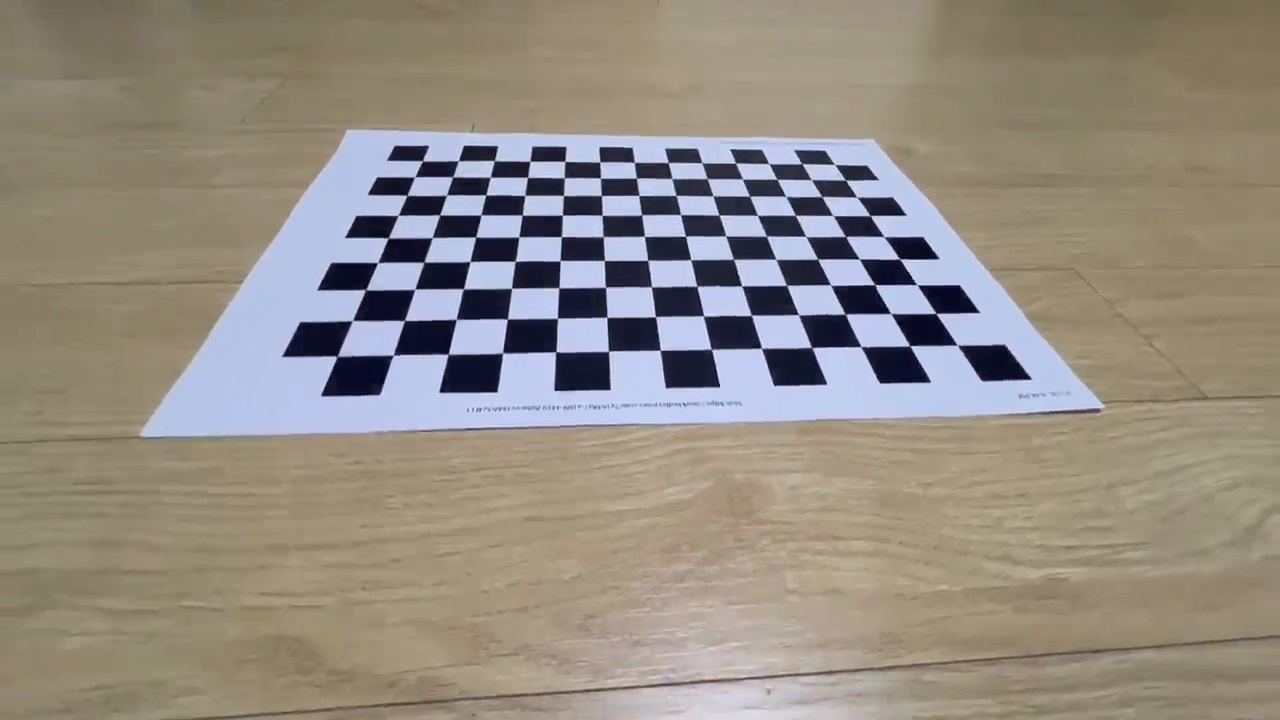
#> input picture Input_images/calib_013.jpg, 1280 x 720 px
$ python distortion_correction.py
#> lines starting #> are read from the running program, lines starting #| are printed output that depends on the picture
import cv2 as cv
import numpy as np
import os
import glob

# ── 설정값 ──────────────────────────────────────────────────────────
_BASE     = os.path.dirname(os.path.abspath(__file__))
K_PATH    = os.path.join(_BASE, 'results', 'K.npy')
DIST_PATH = os.path.join(_BASE, 'results', 'dist.npy')
SAVE_DIR  = os.path.join(_BASE, 'screenshots')

# ↓ 이미지 입력 폴더 (여기에 사진 넣으면 이미지 모드로 실행)
INPUT_IMG_DIR = os.path.join(_BASE, 'input_images')
IMG_EXTENSIONS = ('*.jpg', '*.jpeg', '*.png', '*.JPG', '*.JPEG', '*.PNG')
# ────────────────────────────────────────────────────────────────────


def load_camera_params():
    assert os.path.exists(K_PATH),    f'{K_PATH} 파일이 없습니다.'
    assert os.path.exists(DIST_PATH), f'{DIST_PATH} 파일이 없습니다.'
    K    = np.load(K_PATH)
#> (reads results/K.npy from the repository)
    dist = np.load(DIST_PATH)
#> (reads results/dist.npy from the repository)
#> pass 3 of the loop in get_image_files, `for ext in IMG_EXTENSIONS:`:
#> the loop made 6 passes; the first 3 are shown
    print('[카메라 파라미터 로드 완료]')
    print(f'  fx={K[0,0]:.2f}, fy={K[1,1]:.2f}, cx={K[0,2]:.2f}, cy={K[1,2]:.2f}')
    return K, dist


# ── 이미지 모드 ──────────────────────────────────────────────────────
def run_image_mode(K, dist, image_files):
    print(f'\n[이미지 모드] {len(image_files)}장 처리')
    os.makedirs(SAVE_DIR, exist_ok=True)

    for fpath in image_files:
        img = cv.imread(fpath)
#> img is the input picture: shape (720, 1280, 3); mean B, G, R 130.3, 140.4, 148
        if img is None:
            print(f'  ❌ 읽기 실패: {os.path.basename(fpath)}')
            continue

        # ↓ 추가: 세로 이미지면 가로로 회전 (캘리브레이션과 동일한 방향)
        if img.shape[0] > img.shape[1]:
            img = cv.rotate(img, cv.ROTATE_90_CLOCKWISE)
            print(f'  ↩️  세로 이미지 감지 → 90도 회전 적용')

        h, w = img.shape[:2]
#> h = 720; w = 1280
        name = os.path.splitext(os.path.basename(fpath))[0]

        # 왜곡 보정 맵 생성
        map1, map2 = cv.initUndistortRectifyMap(
            K, dist, None, None, (w, h), cv.CV_32FC1
        )
        corrected = cv.remap(img, map1, map2,
                             interpolation=cv.INTER_LINEAR,
                             borderMode=cv.BORDER_CONSTANT)
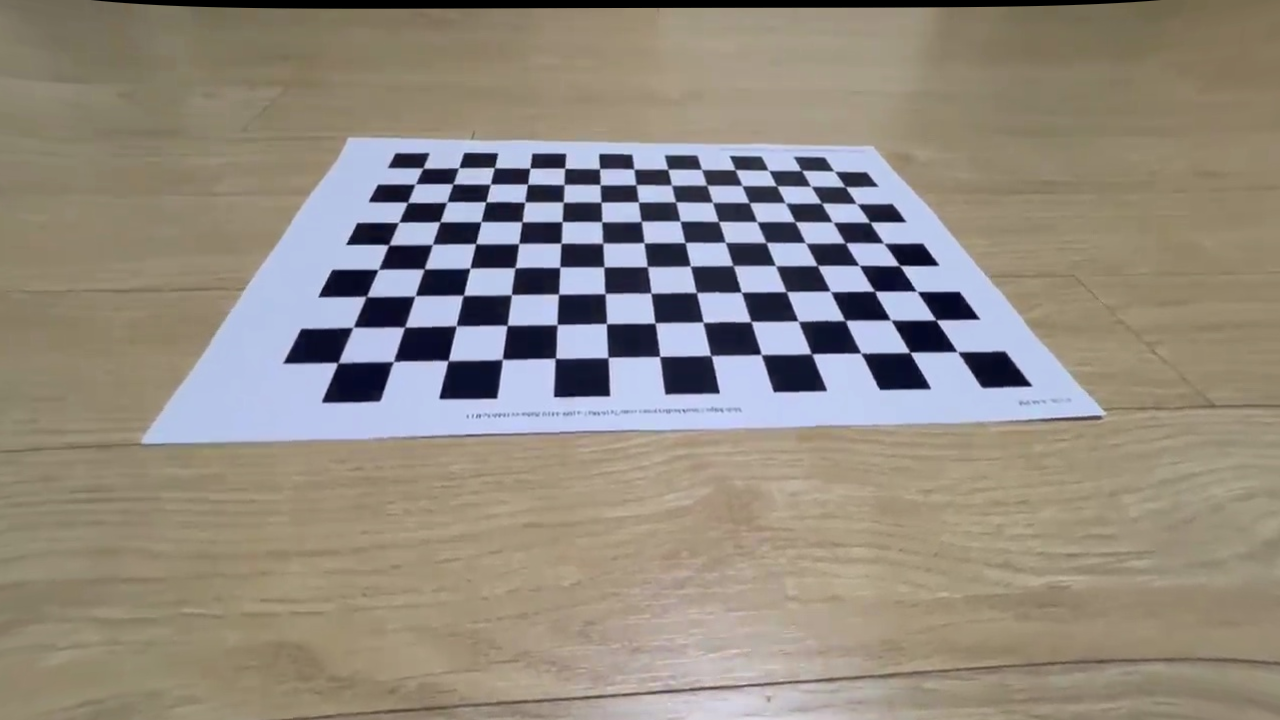
#> corrected: shape (720, 1280, 3); mean B, G, R 129.1, 139.2, 146.7

        # 원본 / 보정 나란히 비교 이미지 생성
        compare = np.hstack([img, corrected])
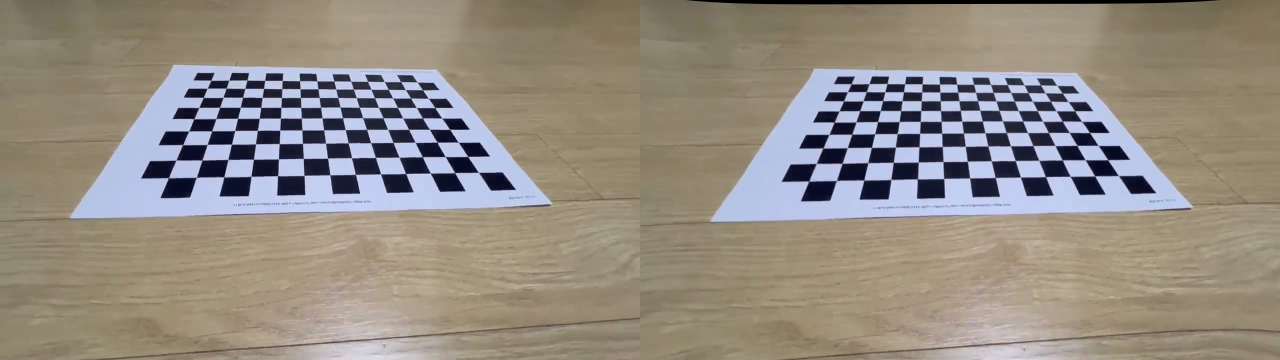
#> compare: shape (720, 2560, 3) (shown at 1/2 size); mean B, G, R 129.7, 139.8, 147.4

        # 라벨 텍스트
        cv.putText(compare, 'Original',  (20, 40),
                   cv.FONT_HERSHEY_DUPLEX, 1.2, (0, 0, 255), 2)
        cv.putText(compare, 'Corrected', (w + 20, 40),
                   cv.FONT_HERSHEY_DUPLEX, 1.2, (0, 255, 0), 2)
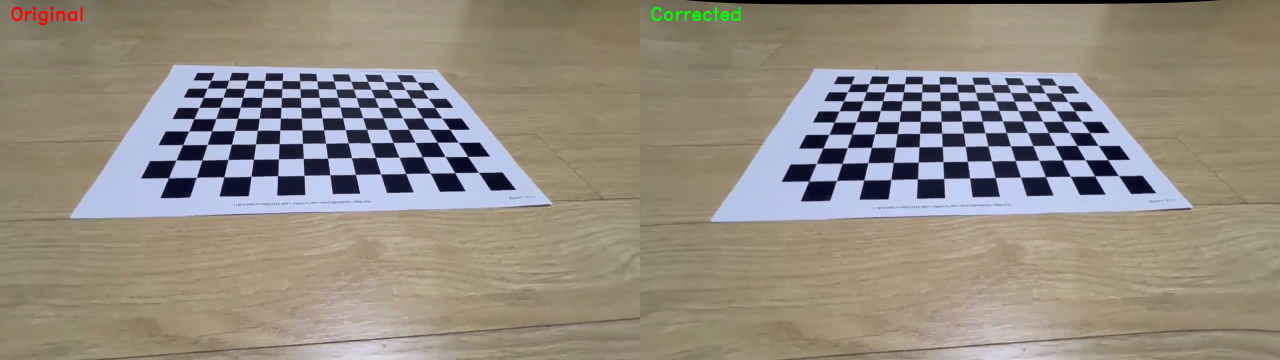
#> compare: shape (720, 2560, 3) (shown at 1/2 size); mean B, G, R 129.6, 139.8, 147.4

        # 저장
        orig_path    = os.path.join(SAVE_DIR, f'{name}_original.jpg')
        corr_path    = os.path.join(SAVE_DIR, f'{name}_corrected.jpg')
        compare_path = os.path.join(SAVE_DIR, f'{name}_compare.jpg')

        cv.imwrite(orig_path,    img)
        cv.imwrite(corr_path,    corrected)
        cv.imwrite(compare_path, compare)
        print(f'  ✅ {name} → 저장 완료')

        # 화면 표시 (ESC로 넘어가기)
        display = compare.copy()
        if display.shape[1] > 1600:  # 너무 크면 축소
            scale = 1600 / display.shape[1]
#> scale = 0.625
            display = cv.resize(display, None, fx=scale, fy=scale)
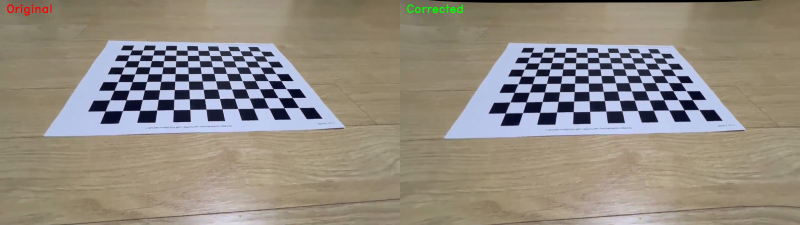
#> display: shape (450, 1600, 3) (shown at 1/2 size); mean B, G, R 129.5, 139.8, 147.3
#> pass 3 of the loop in run_image_mode, `for fpath in image_files:`:
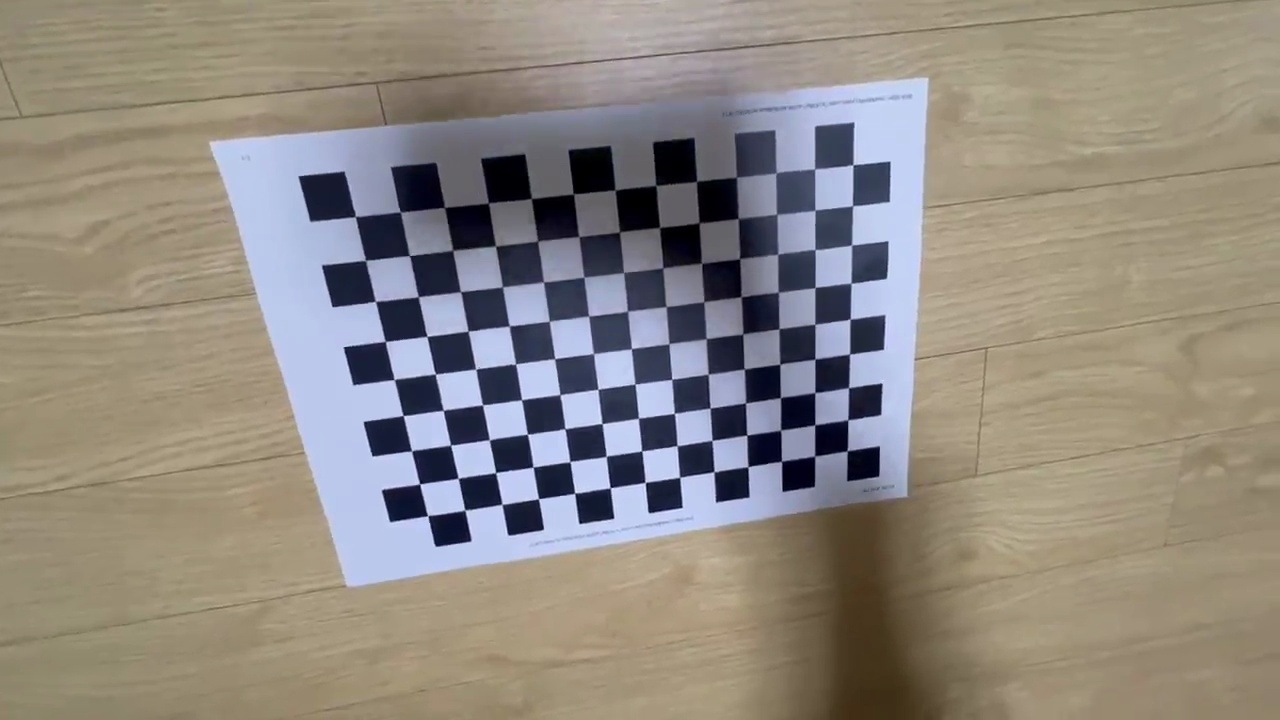
#> input picture Input_images/calib_017.jpg, 1280 x 720 px
#> in run_image_mode, img is the input picture: shape (720, 1280, 3); mean B, G, R 128.4, 136.8, 143.8
#> in run_image_mode, `corrected = cv.remap(img, map1, map2, interpolation=cv.INTER_LINEAR, b..`:
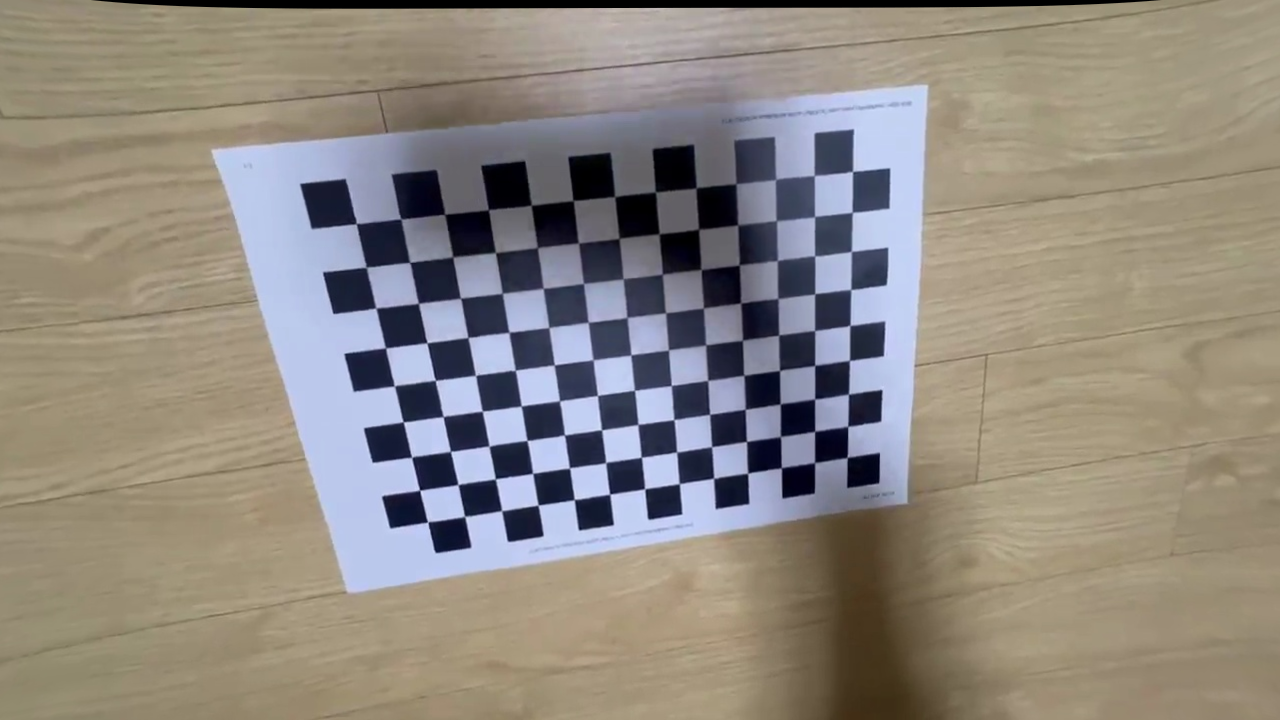
#> corrected: shape (720, 1280, 3); mean B, G, R 127.6, 136, 142.8
#> in run_image_mode, `cv.putText(compare, 'Corrected', (w + 20, 40), cv.FONT_HERSHEY_DUPLEX,..`:
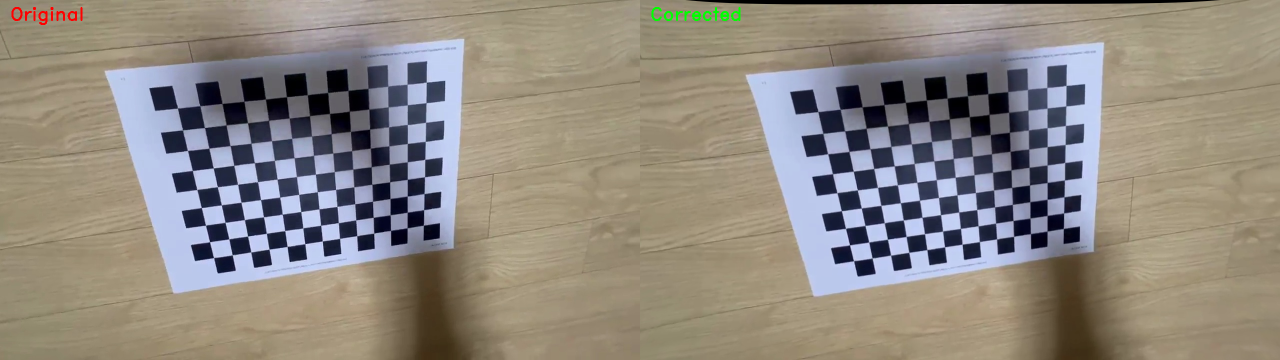
#> compare: shape (720, 2560, 3) (shown at 1/2 size); mean B, G, R 127.8, 136.4, 143.3
#> the loop made 4 passes; the first 3 are shown
        cv.imshow(f'Distortion Correction - {name}  [ESC: next]', display)
        cv.waitKey(0)
        cv.destroyAllWindows()

    print(f'\n  결과 저장 위치: {SAVE_DIR}/')


# ── 웹캠 모드 (기존 코드 그대로) ────────────────────────────────────
# [58 lines left out: functions draw_ui, run_webcam_mode, not called in this run]


# ── 메인: 이미지 폴더 있으면 이미지 모드, 없으면 웹캠 모드 ──────────
def get_image_files(directory):
    if not os.path.exists(directory):
        return []
    files = []
    for ext in IMG_EXTENSIONS:
        files += glob.glob(os.path.join(directory, ext))
    return sorted(files)


def main():
    K, dist = load_camera_params()

    image_files = get_image_files(INPUT_IMG_DIR)

    if image_files:
        print(f'  input_images/ 에서 {len(image_files)}장 발견 → 이미지 모드')
        run_image_mode(K, dist, image_files)
    else:
        print('  input_images/ 없음 → 웹캠 모드')
        run_webcam_mode(K, dist)


if __name__ == '__main__':
    main()
